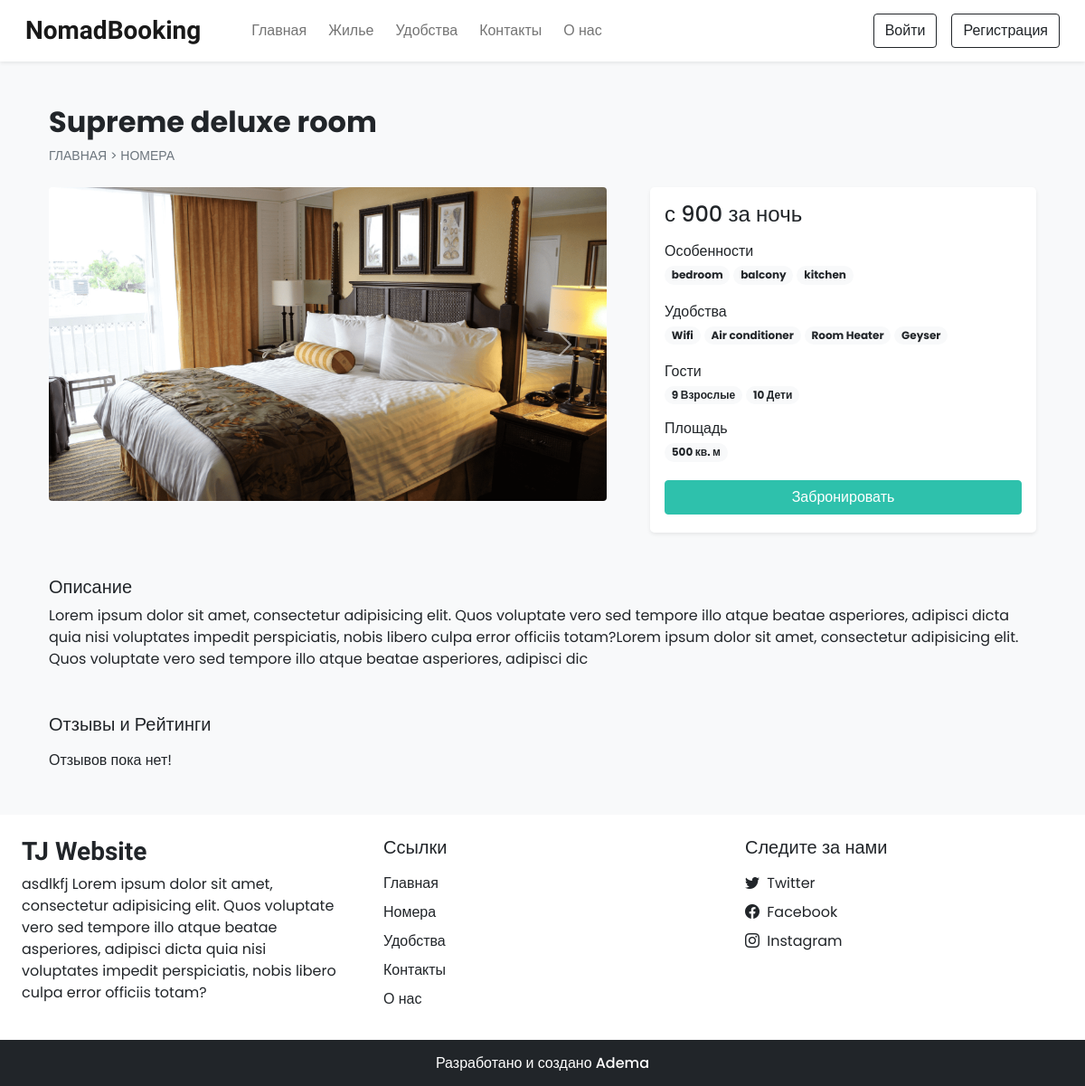
Page /room_details.php?id=6 on the earlier database version.
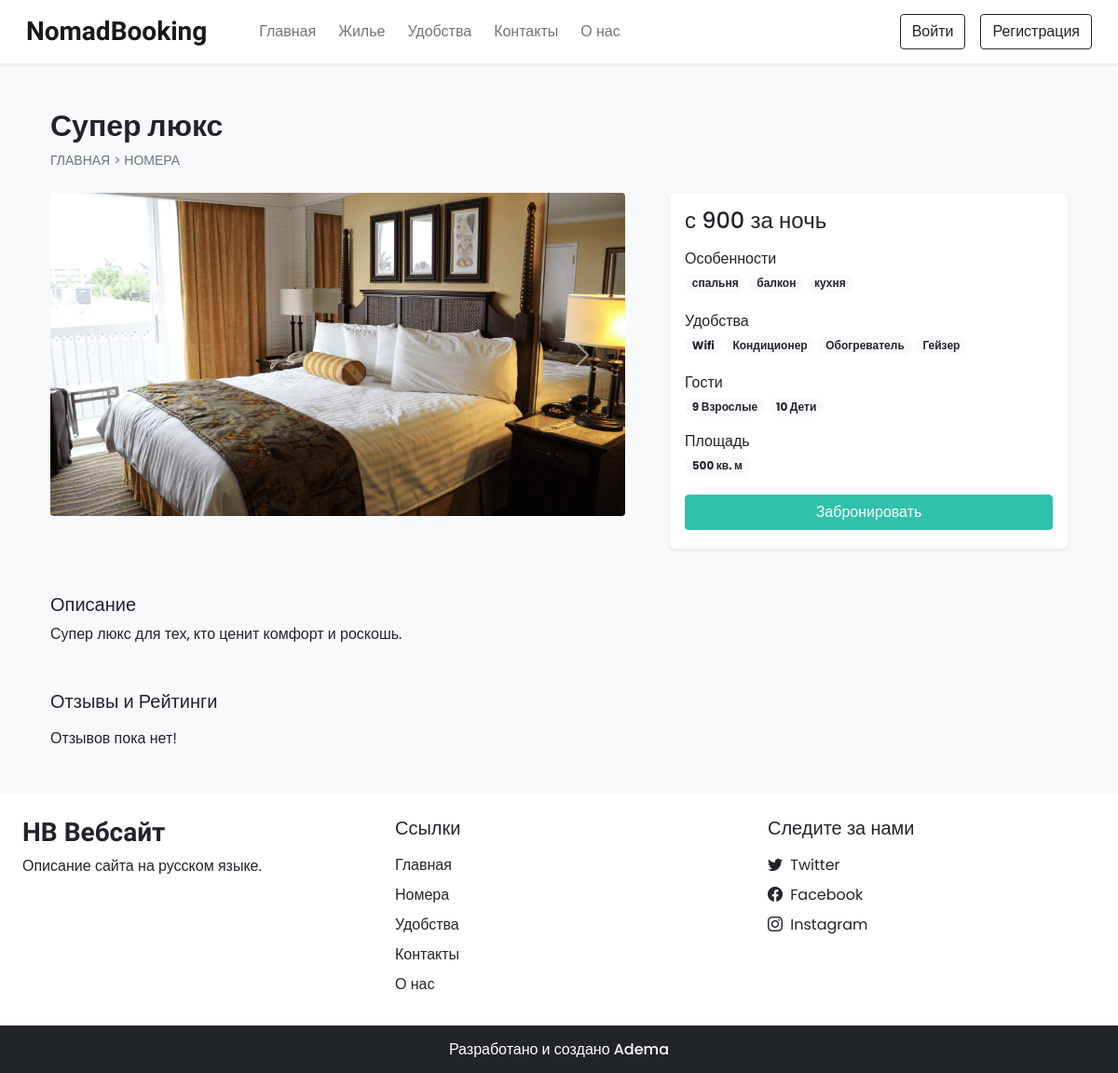
Same page on the later database version.
### tables this page shows
CREATE TABLE `rooms` (
  `id` int(11) NOT NULL,
  `name` varchar(150) NOT NULL,
  `area` int(11) NOT NULL,
  `price` int(11) NOT NULL,
  `quantity` int(11) NOT NULL,
  `adult` int(11) NOT NULL,
  `children` int(11) NOT NULL,
  `description` varchar(350) NOT NULL,
  `status` tinyint(4) NOT NULL DEFAULT 1,
  `removed` int(11) NOT NULL DEFAULT 0
);

CREATE TABLE `room_images` (
  `sr_no` int(11) NOT NULL,
  `room_id` int(11) NOT NULL,
  `image` varchar(150) NOT NULL,
  `thumb` tinyint(4) NOT NULL DEFAULT 0
);

CREATE TABLE `features` (
  `id` int(11) NOT NULL,
  `name` varchar(50) NOT NULL
);

CREATE TABLE `facilities` (
  `id` int(11) NOT NULL,
  `icon` varchar(100) NOT NULL,
  `name` varchar(50) NOT NULL,
  `description` varchar(250) NOT NULL
);

CREATE TABLE `settings` (
  `sr_no` int(11) NOT NULL,
  `site_title` varchar(50) NOT NULL,
  `site_about` varchar(250) NOT NULL,
  `shutdown` tinyint(1) NOT NULL
);

### admin/inc/db_config.php (called while the page is built, shortened)
<?php
  function select($sql,$values,$datatypes)
  {
    $con = $GLOBALS['con'];
    if($stmt = mysqli_prepare($con,$sql))
    {
      mysqli_stmt_bind_param($stmt,$datatypes,...$values);
      if(mysqli_stmt_execute($stmt)){
        $res = mysqli_stmt_get_result($stmt);
        return $res;
      }
      else{
        mysqli_stmt_close($stmt);
        die("Query cannot be executed - Select");
      }
    }
    else{
      die("Query cannot be prepared - Select");
    }
  }
?>

### room_details.php (the view, shortened to what this page needs)
<!DOCTYPE html>
<html lang="ru">
<head>
  <?php require('inc/links.php'); ?>
</head>
<body class="bg-light">
  <?php require('inc/header.php'); ?>
  <?php
    $data = filteration($_GET);
    $room_res = select("SELECT * FROM `rooms` WHERE `id`=? AND `status`=? AND `removed`=?",[$data['id'],1,0],'iii');
    $room_data = mysqli_fetch_assoc($room_res);
  ?>
  <div class="container">
    <div class="row">
      <div class="col-12 my-5 mb-4 px-4">
        <h2 class="fw-bold"><?php echo $room_data['name'] ?></h2>
        <div style="font-size: 14px;">
          <a href="index.php" class="text-secondary text-decoration-none">ГЛАВНАЯ</a>
          <span class="text-secondary"> > </span>
          <a href="rooms.php" class="text-secondary text-decoration-none">НОМЕРА</a>
        </div>
      </div>
      <div class="col-lg-7 col-md-12 px-4">
        <div id="roomCarousel" class="carousel slide" data-bs-ride="carousel">
          <div class="carousel-inner">
            <?php
              $room_img = ROOMS_IMG_PATH."thumbnail.jpg";
              $img_q = mysqli_query($con,"SELECT * FROM `room_images`
                WHERE `room_id`='$room_data[id]'");
              if(mysqli_num_rows($img_q)>0)
              {
                $active_class = 'active';
                while($img_res = mysqli_fetch_assoc($img_q))
                {
                  echo"
                    <div class='carousel-item $active_class'>
                      <img src='".ROOMS_IMG_PATH.$img_res['image']."' class='d-block w-100 rounded'>
                    </div>
                  ";
                  $active_class='';
                }
              }
              else{
                echo"<div class='carousel-item active'>
                  <img src='$room_img' class='d-block w-100'>
                </div>";
              }
            ?>
          </div>
          <button class="carousel-control-prev" type="button" data-bs-target="#roomCarousel" data-bs-slide="prev">
            <span class="carousel-control-prev-icon" aria-hidden="true"></span>
          </button>
          <button class="carousel-control-next" type="button" data-bs-target="#roomCarousel" data-bs-slide="next">
            <span class="carousel-control-next-icon" aria-hidden="true"></span>
          </button>
        </div>
      </div>
      <div class="col-lg-5 col-md-12 px-4">
        <div class="card mb-4 border-0 shadow-sm rounded-3">
          <div class="card-body">
            <?php
              echo<<<price
                <h4>с $room_data[price] за ночь</h4>
              price;
              $fea_q = mysqli_query($con,"SELECT f.name FROM `features` f
                INNER JOIN `room_features` rfea ON f.id = rfea.features_id
                WHERE rfea.room_id = '$room_data[id]'");
              $features_data = "";
              while($fea_row = mysqli_fetch_assoc($fea_q)){
                $features_data .="<span class='badge rounded-pill bg-light text-dark text-wrap me-1 mb-1'>
                  $fea_row[name]
                </span>";
              }
              echo<<<features
                <div class="mb-3">
                  <h6 class="mb-1">Особенности</h6>
                  $features_data
                </div>
              features;
              $fac_q = mysqli_query($con,"SELECT f.name FROM `facilities` f
                INNER JOIN `room_facilities` rfac ON f.id = rfac.facilities_id
                WHERE rfac.room_id = '$room_data[id]'");
              $facilities_data = "";
              while($fac_row = mysqli_fetch_assoc($fac_q)){
                $facilities_data .="<span class='badge rounded-pill bg-light text-dark text-wrap me-1 mb-1'>
                  $fac_row[name]
                </span>";
              }
              echo<<<facilities
                <div class="mb-3">
                  <h6 class="mb-1">Удобства</h6>
                  $facilities_data
                </div>
              facilities;
              echo<<<guests
                <div class="mb-3">
                  <h6 class="mb-1">Гости</h6>
                  <span class="badge rounded-pill bg-light text-dark text-wrap">
                    $room_data[adult] Взрослые
                  </span>
                  <span class="badge rounded-pill bg-light text-dark text-wrap">
                    $room_data[children] Дети
                  </span>
                </div>
              guests;
              echo<<<area
                <div class="mb-3">
                  <h6 class="mb-1">Площадь</h6>
                  <span class='badge rounded-pill bg-light text-dark text-wrap me-1 mb-1'>
                    $room_data[area] кв. м
                  </span>
                </div>
              area;
              if(!$settings_r['shutdown']){
                $login=0;
                echo<<<book
                  <button onclick='checkLoginToBook($login,$room_data[id])' class="btn w-100 text-white custom-bg shadow-none mb-1">Забронировать</button>
                book;
              }
            ?>
          </div>
        </div>
      </div>
      <div class="col-12 mt-4 px-4">
        <div class="mb-5">
          <h5>Описание</h5>
          <p>
            <?php echo $room_data['description'] ?>
          </p>
        </div>
        <div>
          <h5 class="mb-3">Отзывы и Рейтинги</h5>
          <?php
            $review_q = "SELECT rr.*,uc.name AS uname, uc.profile, r.name AS rname FROM `rating_review` rr
              INNER JOIN `user_cred` uc ON rr.user_id = uc.id
              INNER JOIN `rooms` r ON rr.room_id = r.id
              WHERE rr.room_id = '$room_data[id]'
              ORDER BY `sr_no` DESC LIMIT 15";
            $review_res = mysqli_query($con,$review_q);
            if(mysqli_num_rows($review_res)==0){
              echo 'Отзывов пока нет!';
            }
          ?>
        </div>
      </div>
    </div>
  </div>
  <?php require('inc/footer.php'); ?>
</body>
</html>

### inc/links.php (shortened to what this page needs)
<link href="https://cdn.jsdelivr.net/npm/bootstrap@5.0.2/dist/css/bootstrap.min.css" rel="stylesheet">
<link rel="stylesheet" href="https://cdn.jsdelivr.net/npm/bootstrap-icons@1.9.1/font/bootstrap-icons.css">
<link rel="stylesheet" href="css/common.css">
<?php
  require('admin/inc/db_config.php');
  $contact_q = "SELECT * FROM `contact_details` WHERE `sr_no`=?";
  $settings_q = "SELECT * FROM `settings` WHERE `sr_no`=?";
  $values = [1];
  $contact_r = mysqli_fetch_assoc(select($contact_q,$values,'i'));
  $settings_r = mysqli_fetch_assoc(select($settings_q,$values,'i'));
?>

### inc/header.php (shortened to what this page needs)
<nav id="nav-bar" class="navbar navbar-expand-lg navbar-light bg-white px-lg-3 py-lg-2 shadow-sm sticky-top">
  <div class="container-fluid">
    <a class="navbar-brand me-5 fw-bold fs-3 h-font" href="index.php">NomadBooking</a>
    <div class="collapse navbar-collapse" id="navbarSupportedContent">
      <ul class="navbar-nav me-auto mb-2 mb-lg-0">
        <li class="nav-item">
          <a class="nav-link me-2" href="index.php">Главная</a>
        </li>
        <li class="nav-item">
          <a class="nav-link me-2" href="rooms.php">Жилье</a>
        </li>
        <li class="nav-item">
          <a class="nav-link me-2" href="facilities.php">Удобства</a>
        </li>
        <li class="nav-item">
          <a class="nav-link me-2" href="contact.php">Контакты</a>
        </li>
        <li class="nav-item">
          <a class="nav-link" href="about.php">О нас</a>
        </li>
      </ul>
      <div class="d-flex">
        <?php
          if(isset($_SESSION['login']) && $_SESSION['login']==true)
          {
            $path = USERS_IMG_PATH;
            echo<<<data
              <div class="btn-group">
                <button type="button" class="btn btn-outline-dark shadow-none dropdown-toggle" data-bs-toggle="dropdown" data-bs-display="static" aria-expanded="false">
                  <img src="$path$_SESSION[uPic]" style="width: 25px; height: 25px;" class="me-1 rounded-circle">
                  $_SESSION[uName]
                </button>
                <ul class="dropdown-menu dropdown-menu-lg-end">
                  <li><a class="dropdown-item" href="profile.php">Профиль</a></li>
                  <li><a class="dropdown-item" href="bookings.php">Бронирования</a></li>
                  <li><a class="dropdown-item" href="logout.php">Выйти</a></li>
                </ul>
              </div>
            data;
          }
          else
          {
            echo<<<data
              <button type="button" class="btn btn-outline-dark shadow-none me-lg-3 me-2" data-bs-toggle="modal" data-bs-target="#loginModal">
                Войти
              </button>
              <button type="button" class="btn btn-outline-dark shadow-none" data-bs-toggle="modal" data-bs-target="#registerModal">
                Регистрация
              </button>
            data;
          }
        ?>
      </div>
    </div>
  </div>
</nav>

### inc/footer.php (shortened to what this page needs)
<div class="container-fluid bg-white mt-5">
  <div class="row">
    <div class="col-lg-4 p-4">
      <h3 class="h-font fw-bold fs-3 mb-2"><?php echo $settings_r['site_title'] ?></h3>
      <p>
        <?php echo $settings_r['site_about'] ?>
      </p>
    </div>
    <div class="col-lg-4 p-4">
      <h5 class="mb-3">Ссылки</h5>
      <a href="index.php" class="d-inline-block mb-2 text-dark text-decoration-none">Главная</a> <br>
      <a href="rooms.php" class="d-inline-block mb-2 text-dark text-decoration-none">Номера</a> <br>
      <a href="facilities.php" class="d-inline-block mb-2 text-dark text-decoration-none">Удобства</a> <br>
      <a href="contact.php" class="d-inline-block mb-2 text-dark text-decoration-none">Контакты</a> <br>
      <a href="about.php" class="d-inline-block mb-2 text-dark text-decoration-none">О нас</a>
    </div>
    <div class="col-lg-4 p-4">
      <h5 class="mb-3">Следите за нами</h5>
      <?php
        if($contact_r['tw']!=''){
          echo<<<data
            <a href="$contact_r[tw]" class="d-inline-block text-dark text-decoration-none mb-2">
              <i class="bi bi-twitter me-1"></i> Twitter
            </a><br>
          data;
        }
      ?>
      <a href="<?php echo $contact_r['fb'] ?>" class="d-inline-block text-dark text-decoration-none mb-2">
        <i class="bi bi-facebook me-1"></i> Facebook
      </a><br>
      <a href="<?php echo $contact_r['insta'] ?>" class="d-inline-block text-dark text-decoration-none">
        <i class="bi bi-instagram me-1"></i> Instagram
      </a><br>
    </div>
  </div>
</div>
<h6 class="text-center bg-dark text-white p-3 m-0">Разработано и создано Adema</h6>

### css/common.css (style rules this page uses)
:root { --teal: #2ec1ac; --teal_hover: #279e8c; }
* { font-family: 'Poppins', sans-serif; }
.h-font { font-family: 'Merienda', cursive; }
.custom-bg { background-color: var(--teal); border: 1px solid var(--teal); }

Differences in the rows shown:
changed rooms: name "Supreme deluxe room" → "Супер люкс"; description "Lorem ipsum dolor sit amet, consectetur adipisicing elit. Quos voluptate vero sed tempore illo atque beatae asperiores, adipisci dicta quia nisi voluptates impedit perspiciatis, nobis libero culpa error officiis totam?Lorem ipsum dolor sit amet, consectetur adipisicing elit. Quos voluptate vero sed tempore illo atque beatae asperiores, adipisci dic" → "Супер люкс для тех, кто ценит комфорт и роскошь."
changed features: name "bedroom" → "спальня"
changed features: name "balcony" → "балкон"
changed features: name "kitchen" → "кухня"
changed facilities: name "Air conditioner" → "Кондиционер"
changed facilities: name "Room Heater" → "Обогреватель"
changed facilities: name "Geyser" → "Гейзер"
changed settings: site_title "TJ Website" → "HB Вебсайт"; site_about "asdlkfj Lorem ipsum dolor sit amet, consectetur adipisicing elit. Quos voluptate vero sed tempore illo atque beatae asperiores, adipisci dicta quia nisi voluptates impedit perspiciatis, nobis libero culpa error officiis totam?" → "Описание сайта на русском языке."
